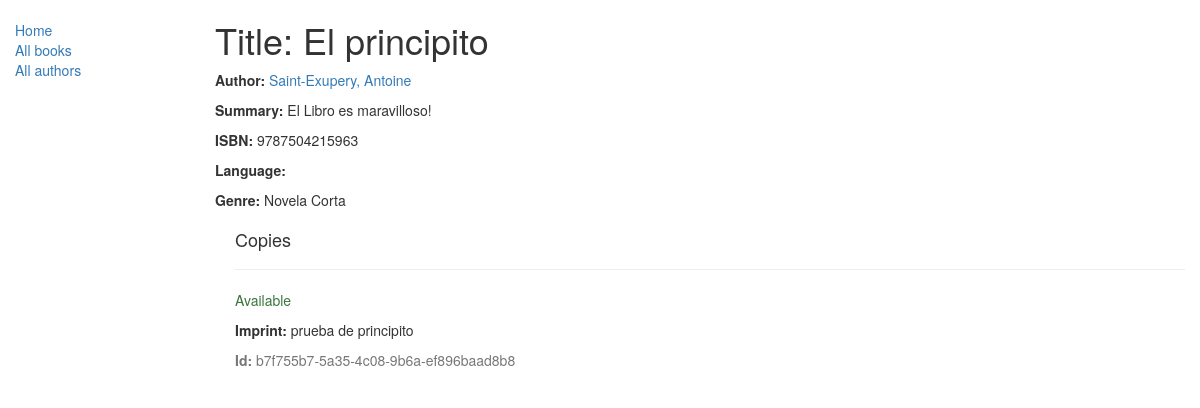
Page /catalogo/book/1 on the committed database.
### catalogo/models.py (models this page shows, shortened)
class Book(models.Model):
	title = models.CharField(max_length=200)
	author = models.ForeignKey('Author', on_delete=models.SET_NULL, null=True)
	summary = models.TextField(max_length=1000, help_text='Enter a brief description of the book')
	isbn = models.CharField('ISBN', max_length=13, help_text='13 Character <a href="https://www.isbn-international.org/content/what-isbn">ISBN number</a>')
	genre = models.ManyToManyField(Genre)

class Author(models.Model):
	first_name = models.CharField(max_length=100)
	last_name = models.CharField(max_length=100)
	date_of_birth = models.DateField(null=True, blank=True)
	date_of_death = models.DateField('Died', null=True, blank=True)
	class Meta:
		ordering = ['last_name', 'first_name']
	def __str__(self):
		return f'{self.last_name}, {self.first_name}'

class Genre(models.Model):
	name = models.CharField(max_length=200)
	def __str__(self):
		return self.name

class BookInstance(models.Model):
	id = models.UUIDField(primary_key=True, default=uuid.uuid4, help_text='Unique ID for this particular book across whole library')
	book = models.ForeignKey('Book', on_delete=models.SET_NULL, null=True)
	imprint = models.CharField(max_length=200)
	due_back = models.DateField(null=True, blank=True)
	LOAN_STATUS = (
		('m', 'Maintenance'),
		('o', 'On loan'),
		('a', 'Available'),
		('r', 'Reserved'),
	)
	status = models.CharField(
		max_length=1,
		choices=LOAN_STATUS,
		blank=True,
		default='m',
		help_text='Book availability',
	)
	class Meta:
		ordering = ['due_back']

### catalogo/views.py (the view)
# urls.py: path('book/<int:pk>', views.BookDetailView.as_view(), name='book-detail'),
class BookDetailView(generic.DetailView):
    model = Book

### catalogo/templates/catalogo/book_detail.html (shortened to what this page needs)
{% extends "base_generic.html" %}
{% block content %}
  <h1>Title: {{ book.title }}</h1>
  <p><strong>Author:</strong> <a href="">{{ book.author }}</a></p>
  <p><strong>Summary:</strong> {{ book.summary }}</p>
  <p><strong>ISBN:</strong> {{ book.isbn }}</p>
  <p><strong>Language:</strong> {{ book.language }}</p>
  <p><strong>Genre:</strong> {% for genre in book.genre.all %} {{ genre }}{% if not forloop.last %}, {% endif %}{% endfor %}</p>
  <div style="margin-left:20px;margin-top:20px">
    <h4>Copies</h4>
    {% for copy in book.bookinstance_set.all %}
    <hr>
    <p class="{% if copy.status == 'a' %}text-success{% elif copy.status == 'm' %}text-danger{% else %}text-warning{% endif %}">{{ copy.get_status_display }}</p>
    <p><strong>Imprint:</strong> {{copy.imprint}}</p>
    <p class="text-muted"><strong>Id:</strong> {{copy.id}}</p>
    {% endfor %}
  </div>
{% endblock %}

### rows in the picture
Book: title "El principito", author "Saint-Exupery, Antoine", summary "El Libro es maravilloso!", isbn "9787504215963"
Genre: name "Novela Corta"
BookInstance: status "Available", imprint "prueba de principito", id "b7f755b7-5a35-4c08-9b6a-ef896baad8b8"
